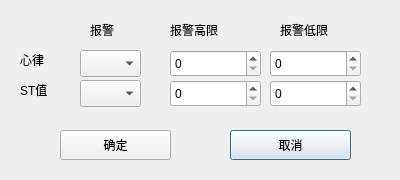
<?xml version="1.0" encoding="UTF-8"?>
<ui version="4.0">
 <class>Dlg_alm_ecg</class>
 <widget class="QDialog" name="Dlg_alm_ecg">
  <property name="geometry">
   <rect>
    <x>0</x>
    <y>0</y>
    <width>400</width>
    <height>180</height>
   </rect>
  </property>
  <property name="windowTitle">
   <string>Dialog</string>
  </property>
  <property name="layoutDirection">
   <enum>Qt::LeftToRight</enum>
  </property>
  <property name="modal">
   <bool>false</bool>
  </property>
  <widget class="QComboBox" name="m_cmbb_st">
   <property name="geometry">
    <rect>
     <x>80</x>
     <y>80</y>
     <width>61</width>
     <height>27</height>
    </rect>
   </property>
   <property name="maxVisibleItems">
    <number>2</number>
   </property>
  </widget>
  <widget class="QPushButton" name="m_btn_cancel">
   <property name="geometry">
    <rect>
     <x>230</x>
     <y>130</y>
     <width>121</width>
     <height>30</height>
    </rect>
   </property>
   <property name="text">
    <string>取消</string>
   </property>
  </widget>
  <widget class="QLabel" name="label_5">
   <property name="geometry">
    <rect>
     <x>280</x>
     <y>20</y>
     <width>71</width>
     <height>20</height>
    </rect>
   </property>
   <property name="text">
    <string>报警低限</string>
   </property>
  </widget>
  <widget class="QLabel" name="label_4">
   <property name="geometry">
    <rect>
     <x>170</x>
     <y>20</y>
     <width>71</width>
     <height>20</height>
    </rect>
   </property>
   <property name="text">
    <string>报警高限</string>
   </property>
  </widget>
  <widget class="QComboBox" name="m_cmbb_xinlv">
   <property name="geometry">
    <rect>
     <x>80</x>
     <y>50</y>
     <width>61</width>
     <height>27</height>
    </rect>
   </property>
   <property name="maxVisibleItems">
    <number>2</number>
   </property>
  </widget>
  <widget class="QLabel" name="label_3">
   <property name="geometry">
    <rect>
     <x>90</x>
     <y>20</y>
     <width>51</width>
     <height>20</height>
    </rect>
   </property>
   <property name="text">
    <string>报警</string>
   </property>
  </widget>
  <widget class="QSpinBox" name="m_spb_st_low">
   <property name="geometry">
    <rect>
     <x>270</x>
     <y>80</y>
     <width>91</width>
     <height>27</height>
    </rect>
   </property>
   <property name="maximum">
    <number>300</number>
   </property>
  </widget>
  <widget class="QPushButton" name="m_btn_ok">
   <property name="geometry">
    <rect>
     <x>60</x>
     <y>130</y>
     <width>111</width>
     <height>30</height>
    </rect>
   </property>
   <property name="text">
    <string>确定</string>
   </property>
  </widget>
  <widget class="QSpinBox" name="m_spb_xinlv_high">
   <property name="geometry">
    <rect>
     <x>170</x>
     <y>50</y>
     <width>91</width>
     <height>27</height>
    </rect>
   </property>
   <property name="maximum">
    <number>300</number>
   </property>
  </widget>
  <widget class="QLabel" name="label">
   <property name="geometry">
    <rect>
     <x>20</x>
     <y>50</y>
     <width>51</width>
     <height>20</height>
    </rect>
   </property>
   <property name="text">
    <string>心律</string>
   </property>
  </widget>
  <widget class="QSpinBox" name="m_spb_xinlv_low">
   <property name="geometry">
    <rect>
     <x>270</x>
     <y>50</y>
     <width>91</width>
     <height>27</height>
    </rect>
   </property>
   <property name="maximum">
    <number>300</number>
   </property>
  </widget>
  <widget class="QSpinBox" name="m_spb_st_high">
   <property name="geometry">
    <rect>
     <x>170</x>
     <y>80</y>
     <width>91</width>
     <height>27</height>
    </rect>
   </property>
   <property name="maximum">
    <number>300</number>
   </property>
  </widget>
  <widget class="QLabel" name="label_2">
   <property name="geometry">
    <rect>
     <x>20</x>
     <y>80</y>
     <width>51</width>
     <height>20</height>
    </rect>
   </property>
   <property name="text">
    <string>ST值</string>
   </property>
  </widget>
 </widget>
 <resources/>
 <connections/>
</ui>
